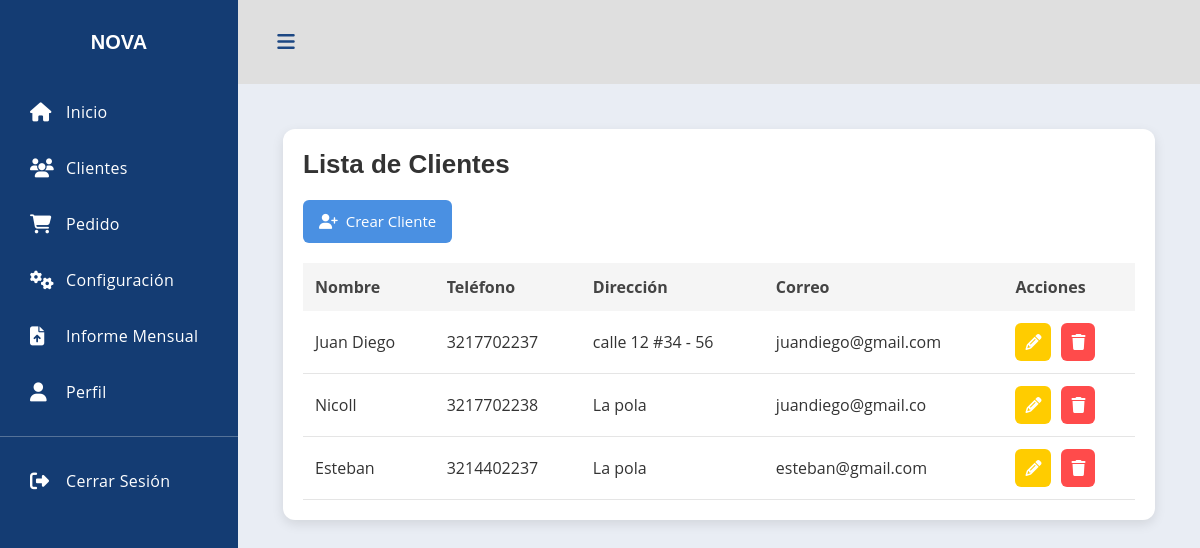
/clientes/, run on an earlier commit of the app's database.
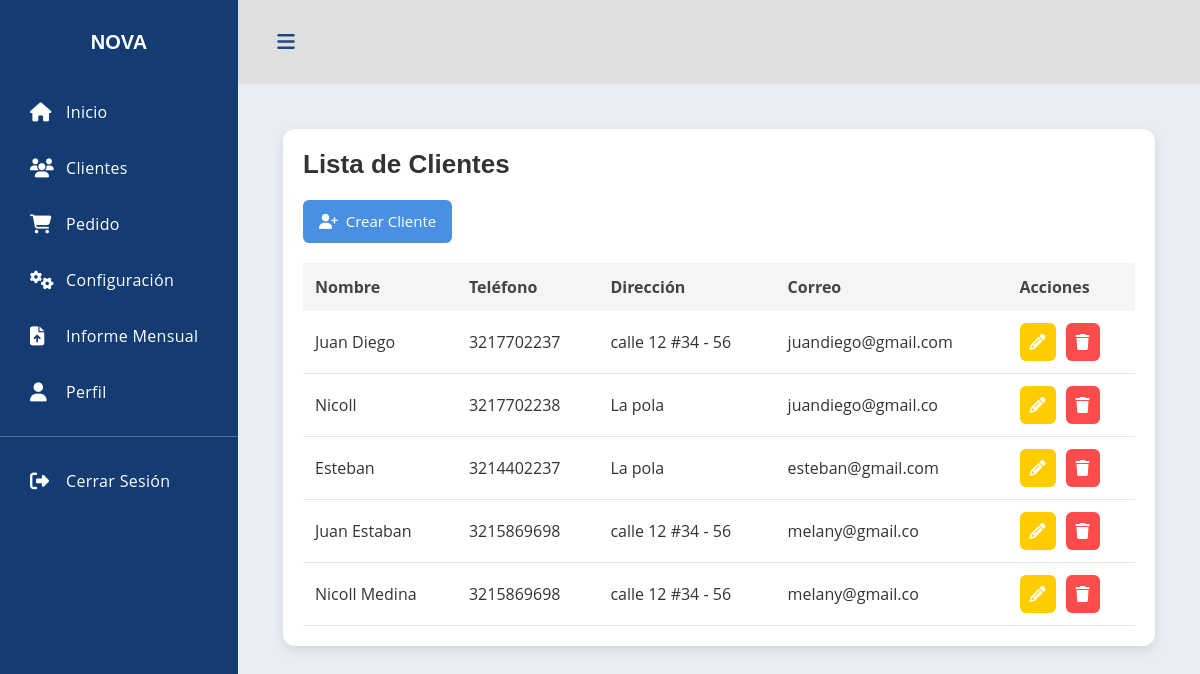
And on a later commit of the database.
### CreacionUsu/models.py (models this page shows, shortened)
class Cliente(models.Model):
    id_cliente = models.AutoField(primary_key=True)
    nombre = models.CharField(max_length=200)
    telefono = models.CharField(max_length=20)
    direccion = models.CharField(max_length=255)
    correo = models.EmailField(blank=True, null=True)
    fecha_registro = models.DateTimeField(auto_now_add=True)

### CreacionUsu/views.py (the view)
# urls.py: path('', views.lista_clientes, name='lista_clientes'),
def lista_clientes(request):
    clientes = Cliente.objects.all()
    return render(request, 'clientes/lista_clientes.html', {'clientes': clientes})

### CreacionUsu/templates/clientes/lista_clientes.html
{% extends 'menu/menu.html' %}
{% load static %}
{% block content %}
<link rel="stylesheet" href="{% static 'CreacionUsu/CSS/style.css' %}">
<div class="cliente-container">
    <div class="cliente-card">
        <div class="cliente-card-header">
            <h1>Lista de Clientes</h1>
        </div>
        <div class="cliente-card-body">
            <a href="{% url 'crear_cliente' %}" class="btn-primary">
                <i class="fas fa-user-plus"></i> Crear Cliente
            </a>
            <table class="cliente-table">
                <thead>
                    <tr>
                        <th>Nombre</th>
                        <th>Teléfono</th>
                        <th>Dirección</th>
                        <th>Correo</th>
                        <th>Acciones</th>
                    </tr>
                </thead>
                <tbody>
                {% for c in clientes %}
                    <tr>
                        <td>{{ c.nombre }}</td>
                        <td>{{ c.telefono }}</td>
                        <td>{{ c.direccion }}</td>
                        <td>{{ c.correo }}</td>
                        <td class="acciones">
                            <a href="{% url 'editar_cliente' c.id_cliente %}" class="icon-btn edit">
                                <i class="fas fa-pencil-alt"></i>
                            </a>
                            <a href="{% url 'eliminar_cliente' c.id_cliente %}"
                               class="icon-btn delete"
                               onclick="return confirm('¿Deseas eliminar el cliente?')">
                                <i class="fas fa-trash"></i>
                            </a>
                        </td>
                    </tr>
                {% empty %}
                    <tr>
                        <td colspan="6" class="no-clientes">
                            No hay clientes registrados.
                        </td>
                    </tr>
                {% endfor %}
                </tbody>
            </table>
        </div>
    </div>
</div>
{% endblock %}

What changed in the data, as far as the page shows it:
added Cliente: nombre "Juan Estaban", telefono "3215869698", direccion "calle 12 #34 - 56", correo "melany@gmail.co"
added Cliente: nombre "Nicoll Medina", telefono "3215869698", direccion "calle 12 #34 - 56", correo "melany@gmail.co"
